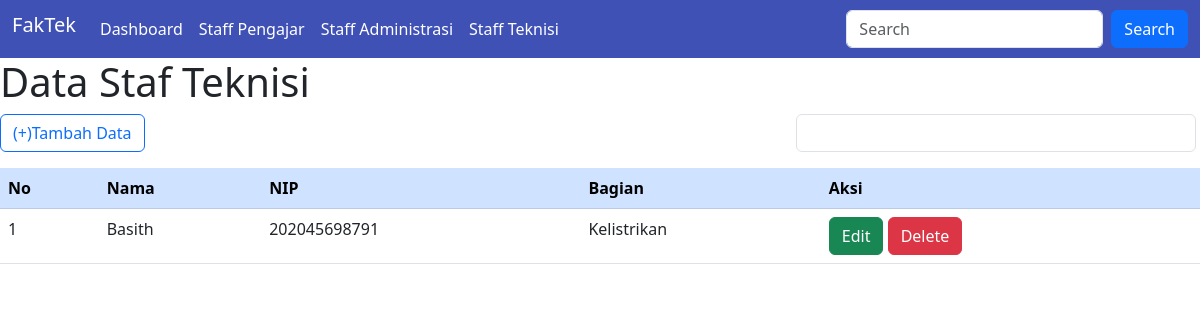
Page /UAS-pbd/view/teknisi.php on the committed database.
### tables this page shows
CREATE TABLE `teknisi` (
  `id_tek` int(11) NOT NULL,
  `nama_tek` varchar(255) DEFAULT NULL,
  `nip_tek` varchar(20) NOT NULL,
  `bagian_tek` varchar(255) DEFAULT NULL
);

### UAS-pbd/function/functions.php (called while the page is built, shortened)
<?php
function query($query){
    global $conn;
    $result = mysqli_query($conn,$query);
    $rows = [];
    while($row = mysqli_fetch_assoc($result)){
        $rows[] = $row;
    }
    return $rows;
}
?>

### UAS-pbd/view/teknisi.php (the view, shortened to what this page needs)
<?php
require_once '../koneksi/koneksi.php';
require '../function/functions.php';
$teknisi = query("SELECT * FROM teknisi");
?>
<!DOCTYPE html>
<html lang="en">
<head>
    <link rel="stylesheet" href="../bootstrap/css/bootstrap.min.css">
</head>
<body>
<div>
<nav class="navbar navbar-expand-lg" style="background-color: #3f51b5">
        <div class="container-fluid">
            <a class="navbar-brand text-white h1" href="../index.php">FakTek</a>
            <div class="collapse navbar-collapse" id="navbarSupportedContent">
            <ul class="navbar-nav me-auto mb-2 mb-lg-0">
                <li class="nav-item">
                <a class="nav-link" aria-current="page" href="dashboard.php">Dashboard</a>
                </li>
                <li class="nav-item">
                <a class="nav-link" aria-current="page" href="pengajar.php">Staff Pengajar</a>
                </li>
                <li class="nav-item">
                <a class="nav-link" aria-current="page" href="administrasi.php">Staff Administrasi</a>
                </li>
                <li class="nav-item">
                <a class="nav-link" aria-current="page" href="teknisi.php">Staff Teknisi</a>
                </li>
            </ul>
            <form class="d-flex" role="search">
                <input class="form-control me-2" type="search" placeholder="Search" aria-label="Search">
                <button class="btn btn-primary" type="submit">Search</button>
            </form>
            </div>
        </div>
    </nav>
    <h1>Data Staf Teknisi</h1>
    <form class="d-flex flex-row mb-3">
        <div class="col-auto flex-grow-1">
            <a class="btn btn-outline-primary" href="tambah-tek.php">(+)Tambah Data</a>
        </div>
        <div class="col-4 me-1">
            <input type="text" class="form-control" name="cari" placeholder="" id="keyword" autocomplete="off">
        </div>
    </form>
    <div id="tabel">
        <table class="table">
            <tr  class="table-primary">
                <th>No</th>
                <th>Nama</th>
                <th>NIP</th>
                <th>Bagian</th>
                <th>Aksi</th>
            </tr>
            <?php $i = 1; ?>
            <?php foreach($teknisi as $row): ?>
            <tr>
                <td><?= $i; ?></td>
                <td><?= $row['nama_tek']; ?></td>
                <td><?= $row['nip_tek']; ?></td>
                <td><?= $row['bagian_tek']; ?></td>
                <td>
                    <a href="edit-tek.php?id=<?= $row["id_tek"]; ?>" class="btn btn-success">Edit</a>
                    <a href="hapus-tek.php?id=<?= $row["id_tek"]; ?>" onclick="return confirm('Yakin Mau Hapus?');" class="btn btn-danger">Delete</a>
                </td>
            </tr>
            <?php $i++; ?>
            <?php endforeach; ?>
        </table>
    </div>
</div>
</body>
</html>

### UAS-pbd/view/teknisi.php (style rules this page uses)
.nav-link { color: white; }

### rows in the picture
teknisi: nama_tek "Basith", nip_tek "202045698791", bagian_tek "Kelistrikan"
